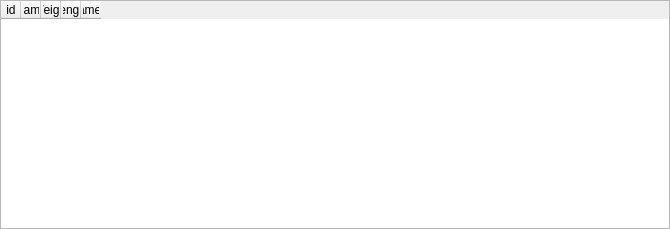
<?xml version="1.0" encoding="UTF-8"?>
<ui version="4.0">
 <class>catalogBulletList</class>
 <widget class="QWidget" name="catalogBulletList">
  <property name="geometry">
   <rect>
    <x>0</x>
    <y>0</y>
    <width>670</width>
    <height>229</height>
   </rect>
  </property>
  <property name="sizePolicy">
   <sizepolicy hsizetype="Preferred" vsizetype="Preferred">
    <horstretch>0</horstretch>
    <verstretch>0</verstretch>
   </sizepolicy>
  </property>
  <property name="windowTitle">
   <string>Form</string>
  </property>
  <layout class="QGridLayout" name="gridLayout">
   <property name="leftMargin">
    <number>0</number>
   </property>
   <property name="topMargin">
    <number>0</number>
   </property>
   <property name="rightMargin">
    <number>0</number>
   </property>
   <property name="bottomMargin">
    <number>0</number>
   </property>
   <property name="spacing">
    <number>0</number>
   </property>
   <item row="0" column="0">
    <widget class="QTableWidget" name="tableWidget">
     <property name="editTriggers">
      <set>QAbstractItemView::NoEditTriggers</set>
     </property>
     <property name="selectionMode">
      <enum>QAbstractItemView::SingleSelection</enum>
     </property>
     <property name="selectionBehavior">
      <enum>QAbstractItemView::SelectRows</enum>
     </property>
     <property name="sortingEnabled">
      <bool>true</bool>
     </property>
     <attribute name="horizontalHeaderCascadingSectionResizes">
      <bool>false</bool>
     </attribute>
     <attribute name="horizontalHeaderDefaultSectionSize">
      <number>20</number>
     </attribute>
     <attribute name="horizontalHeaderHighlightSections">
      <bool>true</bool>
     </attribute>
     <attribute name="horizontalHeaderMinimumSectionSize">
      <number>20</number>
     </attribute>
     <attribute name="horizontalHeaderShowSortIndicator" stdset="0">
      <bool>true</bool>
     </attribute>
     <attribute name="verticalHeaderDefaultSectionSize">
      <number>30</number>
     </attribute>
     <attribute name="verticalHeaderMinimumSectionSize">
      <number>30</number>
     </attribute>
     <column>
      <property name="text">
       <string>id</string>
      </property>
     </column>
     <column>
      <property name="text">
       <string>Name</string>
      </property>
     </column>
     <column>
      <property name="text">
       <string>Weight</string>
      </property>
     </column>
     <column>
      <property name="text">
       <string>Lenght</string>
      </property>
     </column>
     <column>
      <property name="text">
       <string>Diameter</string>
      </property>
     </column>
    </widget>
   </item>
  </layout>
 </widget>
 <resources/>
 <connections/>
</ui>
